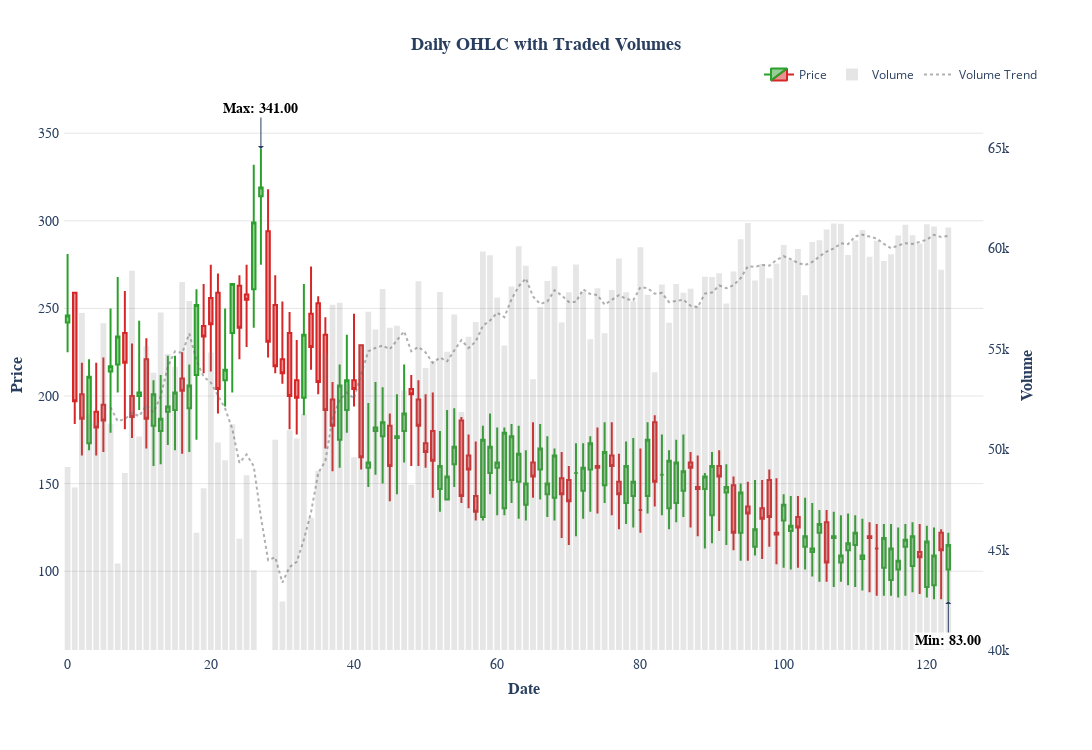

Notebook source saved alongside this figure:
### Code cell
plot_ohlc_with_volume(daily_metrics)
